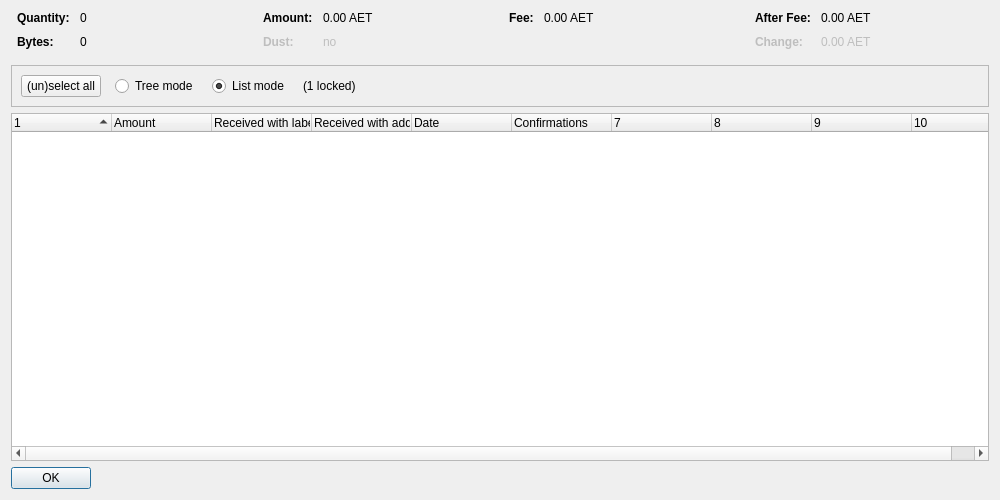
<?xml version="1.0" encoding="UTF-8"?>
<ui version="4.0">
 <class>CoinControlDialog</class>
 <widget class="QDialog" name="CoinControlDialog">
  <property name="geometry">
   <rect>
    <x>0</x>
    <y>0</y>
    <width>1000</width>
    <height>500</height>
   </rect>
  </property>
  <property name="windowTitle">
   <string>Coin Selection</string>
  </property>
  <layout class="QVBoxLayout" name="verticalLayout">
   <item>
    <layout class="QHBoxLayout" name="horizontalLayoutTop" stretch="0,0,0,0">
     <property name="topMargin">
      <number>0</number>
     </property>
     <property name="bottomMargin">
      <number>10</number>
     </property>
     <item>
      <layout class="QFormLayout" name="formLayoutCoinControl1">
       <property name="horizontalSpacing">
        <number>10</number>
       </property>
       <property name="verticalSpacing">
        <number>10</number>
       </property>
       <property name="leftMargin">
        <number>6</number>
       </property>
       <property name="rightMargin">
        <number>6</number>
       </property>
       <item row="0" column="0">
        <widget class="QLabel" name="labelCoinControlQuantityText">
         <property name="font">
          <font>
           <weight>75</weight>
           <bold>true</bold>
          </font>
         </property>
         <property name="text">
          <string>Quantity:</string>
         </property>
        </widget>
       </item>
       <item row="0" column="1">
        <widget class="QLabel" name="labelCoinControlQuantity">
         <property name="cursor">
          <cursorShape>IBeamCursor</cursorShape>
         </property>
         <property name="contextMenuPolicy">
          <enum>Qt::ActionsContextMenu</enum>
         </property>
         <property name="text">
          <string notr="true">0</string>
         </property>
         <property name="textInteractionFlags">
          <set>Qt::LinksAccessibleByMouse|Qt::TextSelectableByKeyboard|Qt::TextSelectableByMouse</set>
         </property>
        </widget>
       </item>
       <item row="1" column="0">
        <widget class="QLabel" name="labelCoinControlBytesText">
         <property name="font">
          <font>
           <weight>75</weight>
           <bold>true</bold>
          </font>
         </property>
         <property name="text">
          <string>Bytes:</string>
         </property>
        </widget>
       </item>
       <item row="1" column="1">
        <widget class="QLabel" name="labelCoinControlBytes">
         <property name="cursor">
          <cursorShape>IBeamCursor</cursorShape>
         </property>
         <property name="contextMenuPolicy">
          <enum>Qt::ActionsContextMenu</enum>
         </property>
         <property name="text">
          <string notr="true">0</string>
         </property>
         <property name="textInteractionFlags">
          <set>Qt::LinksAccessibleByMouse|Qt::TextSelectableByKeyboard|Qt::TextSelectableByMouse</set>
         </property>
        </widget>
       </item>
      </layout>
     </item>
     <item>
      <layout class="QFormLayout" name="formLayoutCoinControl2">
       <property name="horizontalSpacing">
        <number>10</number>
       </property>
       <property name="verticalSpacing">
        <number>10</number>
       </property>
       <property name="leftMargin">
        <number>6</number>
       </property>
       <property name="rightMargin">
        <number>6</number>
       </property>
       <item row="0" column="0">
        <widget class="QLabel" name="labelCoinControlAmountText">
         <property name="font">
          <font>
           <weight>75</weight>
           <bold>true</bold>
          </font>
         </property>
         <property name="text">
          <string>Amount:</string>
         </property>
        </widget>
       </item>
       <item row="0" column="1">
        <widget class="QLabel" name="labelCoinControlAmount">
         <property name="cursor">
          <cursorShape>IBeamCursor</cursorShape>
         </property>
         <property name="contextMenuPolicy">
          <enum>Qt::ActionsContextMenu</enum>
         </property>
         <property name="text">
          <string notr="true">0.00 AET</string>
         </property>
         <property name="textInteractionFlags">
          <set>Qt::LinksAccessibleByMouse|Qt::TextSelectableByKeyboard|Qt::TextSelectableByMouse</set>
         </property>
        </widget>
       </item>
       <item row="1" column="0">
        <widget class="QLabel" name="labelCoinControlLowOutputText">
         <property name="enabled">
          <bool>false</bool>
         </property>
         <property name="font">
          <font>
           <weight>75</weight>
           <bold>true</bold>
          </font>
         </property>
         <property name="text">
          <string>Dust:</string>
         </property>
        </widget>
       </item>
       <item row="1" column="1">
        <widget class="QLabel" name="labelCoinControlLowOutput">
         <property name="enabled">
          <bool>false</bool>
         </property>
         <property name="cursor">
          <cursorShape>IBeamCursor</cursorShape>
         </property>
         <property name="contextMenuPolicy">
          <enum>Qt::ActionsContextMenu</enum>
         </property>
         <property name="text">
          <string notr="true">no</string>
         </property>
         <property name="textInteractionFlags">
          <set>Qt::LinksAccessibleByMouse|Qt::TextSelectableByKeyboard|Qt::TextSelectableByMouse</set>
         </property>
        </widget>
       </item>
      </layout>
     </item>
     <item>
      <layout class="QFormLayout" name="formLayoutCoinControl3">
       <property name="horizontalSpacing">
        <number>10</number>
       </property>
       <property name="verticalSpacing">
        <number>10</number>
       </property>
       <property name="leftMargin">
        <number>6</number>
       </property>
       <property name="rightMargin">
        <number>6</number>
       </property>
       <item row="0" column="0">
        <widget class="QLabel" name="labelCoinControlFeeText">
         <property name="font">
          <font>
           <weight>75</weight>
           <bold>true</bold>
          </font>
         </property>
         <property name="text">
          <string>Fee:</string>
         </property>
        </widget>
       </item>
       <item row="0" column="1">
        <widget class="QLabel" name="labelCoinControlFee">
         <property name="cursor">
          <cursorShape>IBeamCursor</cursorShape>
         </property>
         <property name="contextMenuPolicy">
          <enum>Qt::ActionsContextMenu</enum>
         </property>
         <property name="text">
          <string notr="true">0.00 AET</string>
         </property>
         <property name="textInteractionFlags">
          <set>Qt::LinksAccessibleByMouse|Qt::TextSelectableByKeyboard|Qt::TextSelectableByMouse</set>
         </property>
        </widget>
       </item>
      </layout>
     </item>
     <item>
      <layout class="QFormLayout" name="formLayoutCoinControl4">
       <property name="horizontalSpacing">
        <number>10</number>
       </property>
       <property name="verticalSpacing">
        <number>10</number>
       </property>
       <property name="leftMargin">
        <number>6</number>
       </property>
       <property name="rightMargin">
        <number>6</number>
       </property>
       <item row="0" column="0">
        <widget class="QLabel" name="labelCoinControlAfterFeeText">
         <property name="font">
          <font>
           <weight>75</weight>
           <bold>true</bold>
          </font>
         </property>
         <property name="text">
          <string>After Fee:</string>
         </property>
        </widget>
       </item>
       <item row="0" column="1">
        <widget class="QLabel" name="labelCoinControlAfterFee">
         <property name="cursor">
          <cursorShape>IBeamCursor</cursorShape>
         </property>
         <property name="contextMenuPolicy">
          <enum>Qt::ActionsContextMenu</enum>
         </property>
         <property name="text">
          <string notr="true">0.00 AET</string>
         </property>
         <property name="textInteractionFlags">
          <set>Qt::LinksAccessibleByMouse|Qt::TextSelectableByKeyboard|Qt::TextSelectableByMouse</set>
         </property>
        </widget>
       </item>
       <item row="1" column="0">
        <widget class="QLabel" name="labelCoinControlChangeText">
         <property name="enabled">
          <bool>false</bool>
         </property>
         <property name="font">
          <font>
           <weight>75</weight>
           <bold>true</bold>
          </font>
         </property>
         <property name="text">
          <string>Change:</string>
         </property>
        </widget>
       </item>
       <item row="1" column="1">
        <widget class="QLabel" name="labelCoinControlChange">
         <property name="enabled">
          <bool>false</bool>
         </property>
         <property name="cursor">
          <cursorShape>IBeamCursor</cursorShape>
         </property>
         <property name="contextMenuPolicy">
          <enum>Qt::ActionsContextMenu</enum>
         </property>
         <property name="text">
          <string notr="true">0.00 AET</string>
         </property>
         <property name="textInteractionFlags">
          <set>Qt::LinksAccessibleByMouse|Qt::TextSelectableByKeyboard|Qt::TextSelectableByMouse</set>
         </property>
        </widget>
       </item>
      </layout>
     </item>
    </layout>
   </item>
   <item>
    <widget class="QFrame" name="frame">
     <property name="minimumSize">
      <size>
       <width>0</width>
       <height>40</height>
      </size>
     </property>
     <property name="frameShape">
      <enum>QFrame::StyledPanel</enum>
     </property>
     <property name="frameShadow">
      <enum>QFrame::Sunken</enum>
     </property>
     <layout class="QHBoxLayout" name="horizontalLayout">
      <item>
       <layout class="QHBoxLayout" name="horizontalLayoutPanel" stretch="0,0,0,0,0">
        <property name="spacing">
         <number>14</number>
        </property>
        <item>
         <widget class="QPushButton" name="pushButtonSelectAll">
          <property name="sizePolicy">
           <sizepolicy hsizetype="Maximum" vsizetype="Fixed">
            <horstretch>0</horstretch>
            <verstretch>0</verstretch>
           </sizepolicy>
          </property>
          <property name="text">
           <string>(un)select all</string>
          </property>
          <property name="autoDefault">
           <bool>false</bool>
          </property>
         </widget>
        </item>
        <item>
         <widget class="QRadioButton" name="radioTreeMode">
          <property name="sizePolicy">
           <sizepolicy hsizetype="Maximum" vsizetype="Fixed">
            <horstretch>0</horstretch>
            <verstretch>0</verstretch>
           </sizepolicy>
          </property>
          <property name="text">
           <string>Tree mode</string>
          </property>
         </widget>
        </item>
        <item>
         <widget class="QRadioButton" name="radioListMode">
          <property name="sizePolicy">
           <sizepolicy hsizetype="Maximum" vsizetype="Fixed">
            <horstretch>0</horstretch>
            <verstretch>0</verstretch>
           </sizepolicy>
          </property>
          <property name="text">
           <string>List mode</string>
          </property>
          <property name="checked">
           <bool>true</bool>
          </property>
         </widget>
        </item>
        <item>
         <widget class="QLabel" name="labelLocked">
          <property name="text">
           <string notr="true">(1 locked)</string>
          </property>
         </widget>
        </item>
        <item>
         <spacer name="horizontalSpacer">
          <property name="orientation">
           <enum>Qt::Horizontal</enum>
          </property>
          <property name="sizeHint" stdset="0">
           <size>
            <width>40</width>
            <height>20</height>
           </size>
          </property>
         </spacer>
        </item>
       </layout>
      </item>
     </layout>
    </widget>
   </item>
   <item>
    <widget class="CoinControlTreeWidget" name="treeWidget">
     <property name="contextMenuPolicy">
      <enum>Qt::CustomContextMenu</enum>
     </property>
     <property name="sortingEnabled">
      <bool>false</bool>
     </property>
     <property name="columnCount">
      <number>10</number>
     </property>
     <attribute name="headerShowSortIndicator" stdset="0">
      <bool>true</bool>
     </attribute>
     <attribute name="headerStretchLastSection">
      <bool>false</bool>
     </attribute>
     <column>
      <property name="text">
       <string/>
      </property>
     </column>
     <column>
      <property name="text">
       <string>Amount</string>
      </property>
     </column>
     <column>
      <property name="text">
       <string>Received with label</string>
      </property>
     </column>
     <column>
      <property name="text">
       <string>Received with address</string>
      </property>
     </column>
     <column>
      <property name="text">
       <string>Date</string>
      </property>
     </column>
     <column>
      <property name="text">
       <string>Confirmations</string>
      </property>
      <property name="toolTip">
       <string>Confirmed</string>
      </property>
     </column>
     <column>
      <property name="text">
       <string/>
      </property>
     </column>
     <column>
      <property name="text">
       <string/>
      </property>
     </column>
     <column>
      <property name="text">
       <string/>
      </property>
     </column>
     <column>
      <property name="text">
       <string/>
      </property>
     </column>
    </widget>
   </item>
   <item>
    <widget class="QDialogButtonBox" name="buttonBox">
     <property name="sizePolicy">
      <sizepolicy hsizetype="Maximum" vsizetype="Fixed">
       <horstretch>0</horstretch>
       <verstretch>0</verstretch>
      </sizepolicy>
     </property>
     <property name="orientation">
      <enum>Qt::Horizontal</enum>
     </property>
     <property name="standardButtons">
      <set>QDialogButtonBox::Ok</set>
     </property>
    </widget>
   </item>
  </layout>
 </widget>
 <customwidgets>
  <customwidget>
   <class>CoinControlTreeWidget</class>
   <extends>QTreeWidget</extends>
   <header>coincontroltreewidget.h</header>
  </customwidget>
 </customwidgets>
 <resources/>
 <connections/>
</ui>
